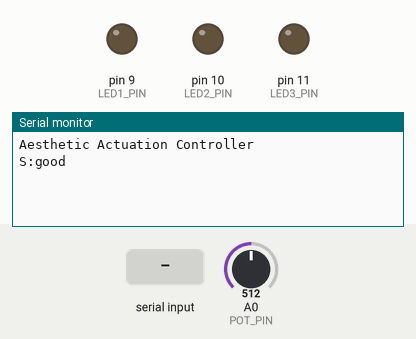
A sketch run on a simulated Arduino Uno, built with avr-gcc and run on an emulated ATmega328P. Shown: output pins drawn as LEDs (lit = HIGH), the last lines printed to the serial monitor. The inputs (shaded band) are chosen by the test bench; at power-on: A0 (POT_PIN) = 512.

Above: at 4.2 s.
4.3 s: A0 (POT_PIN) set to 306
At 4.56 s:
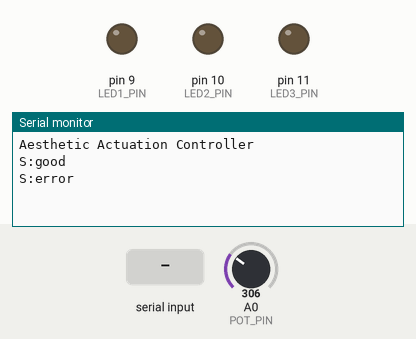
5.9 s: "e\n" received over Serial
At 6.2 s:
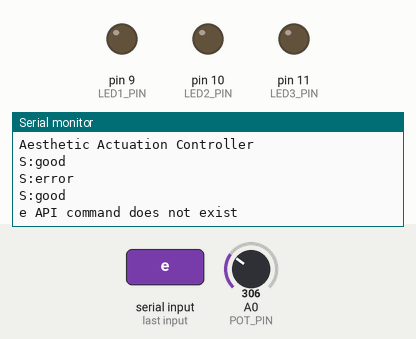
7.4 s: byte 32 (' ') received over Serial
At 8.6 s:
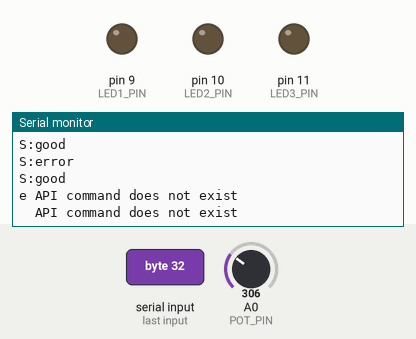

The sketch:

knob_and_leds.ino
```cpp
/*  Aesthetic Actuation Lab
 *  Updated 31 October 2016
 *  Author: Cesar Torres
 */

// SENSORS AND ACTUATOR PINS
#define LED1_PIN 9
#define LED2_PIN 10
#define LED3_PIN 11
#define POT_PIN A0
int leds[] = {9, 10, 11};

void registerActuators(){
  // add all setup commands for actuators here
  pinMode(LED1_PIN, OUTPUT);
  pinMode(LED2_PIN, OUTPUT);
  pinMode(LED3_PIN, OUTPUT);
}

void registerSensors(){
  // add all setup commands for actuators here
  pinMode(POT_PIN, INPUT);
}

// API PROCESSING
char prefix = 0;
char buffer = ' ';
uint16_t id = 0;
uint8_t b = 0;
unsigned long startTime = 0;
unsigned long elapsedTime = 0;


// STATE MACHINE
char state = ' ';
char prevState = ' ';
bool off = false; // ARTIFICIAL TURN OFF (UNBINDS API)

/* SANDBOX API */
void color_change(){
  id = Serial.parseInt();
  b = Serial.parseInt();
  // Serial.println(id);
  // Serial.println(b);
  analogWrite(leds[id], b);
}

void findCommandEnd(){
  buffer = ' ';
  while(buffer != '\n'){
    if(Serial.available() > 0){
      buffer = Serial.read();
    }
  }
}

void api_call(char prefix){
   switch (prefix) {
    case 'p':
      findCommandEnd();
      break;
    case 'f':
      buffer = ' ';

      while(buffer == ' '){
        if(Serial.available() > 0){
          buffer = Serial.read();
        }
        if(buffer == '\n') break;
      }
      if(buffer == '\n') break;
      state = buffer;
      update();
      findCommandEnd();
      break;
    case 'c':
      // Serial.println("C");
      color_change();
      findCommandEnd();
//       Serial.print("CHANGING: ");
//       Serial.print(id);
//         Serial.print(",");
//       Serial.println(b);
      break;
    default:
      Serial.print(prefix);
      Serial.println(" API command does not exist");
      findCommandEnd();
    break;
  }
}

void setup() {
  Serial.begin(9600);
  Serial.println("Aesthetic Actuation Controller");
  registerActuators();
  registerSensors();
  delay(3000);
  startTime = millis();
}

void enable_api(){
  if (Serial.available() > 0) {
       prefix = Serial.read();
       api_call(prefix);
  }
}
void update(){
  if(state == 'b') return;
  if(prevState == state) return;
  Serial.print("S:");
  switch(state){
    case 'g':
       Serial.print("good");
       break;
    case 'f':
       Serial.print("fast");
       break;
    case 'e':
       Serial.print("error");
       break;
    case 'x':
       Serial.print("failure");
       break;
    case 's':
       Serial.print("success");
       break;
    case 'o':
       Serial.print("on");
       break;
    case 'd':
       Serial.print("off");
       break;
  }
  Serial.println();
  prevState = state;
}

int val = 0;
int old_val = 0;
int delta = 0;
int strikes = 3;

void state_machine(int val, int delta){
  if(delta <= 2)
    state = 'g';
  else if(delta > 2 && delta <= 4){
    state = 'f';
  }
  else if(delta > 5 && strikes > 0){
    state = 'e';
    strikes--;
  }
  else if(delta > 8){
    non_block_delay('e', 0);
    non_block_delay('x', 1000);
    non_block_delay('d', 4000);
    off = true;
  }
  if(strikes <= 0){
    non_block_delay('e', 0);
    non_block_delay('x', 1000);
    non_block_delay('d', 4000);
    off = true;
  }
  if(val < 5 && strikes > 0){
    non_block_delay('g', 1000);
    non_block_delay('s', 2000);
    non_block_delay('d', 5000);
    off = true;
  }
  update();
}

void non_block_delay(char s, int delay){
  Serial.print("T:");
  Serial.print(s);
  Serial.print(" ");
  Serial.print(delay);
  Serial.println();
}

void sense(){
  val = analogRead(POT_PIN);
  val = map(val, 0, 1024, 0, 100);

  if(elapsedTime > 200){
    state_machine(val, delta);
    delta = 0;
    startTime = millis();
  }else{
    delta = delta + (old_val - val);
    old_val = val;
  }
}

void loop() {
  elapsedTime = millis() - startTime;
  if(!off){
    sense(); // artificial turn_off
  }
  enable_api(); // always on
}
```

Measured:
- after the input at 4.3 s, the serial monitor: prints a new line after 0.11 s (image 1)
- after the input at 5.9 s, the serial monitor: prints a new line at once (image 2)
- after the input at 7.4 s, the serial monitor: prints a new line at once (image 3)
